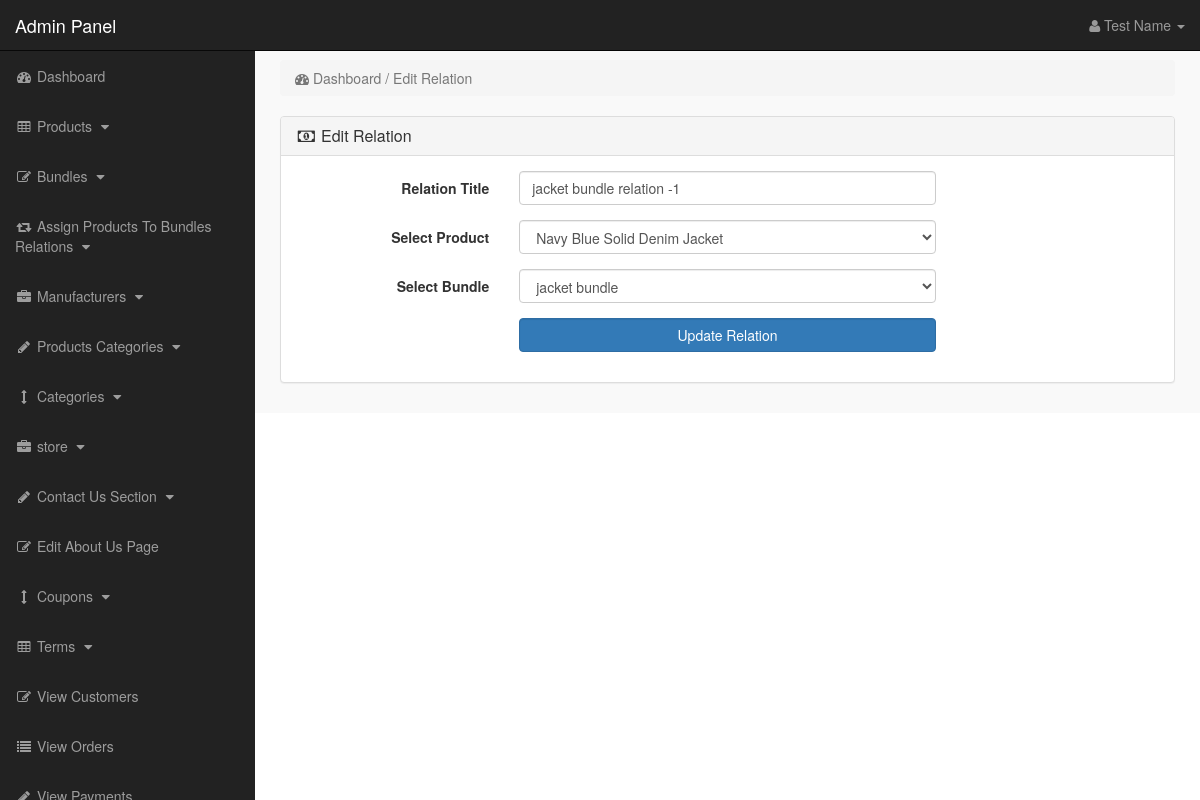
The app's page /admin_area/index.php?edit_rel=8 (signed in) with its own data.
### tables this page shows
CREATE TABLE `bundle_product_relation` (
  `rel_id` int(10) NOT NULL,
  `rel_title` varchar(255) NOT NULL,
  `product_id` int(10) NOT NULL,
  `bundle_id` int(10) NOT NULL
);

CREATE TABLE `products` (
  `product_id` int(10) NOT NULL,
  `p_cat_id` int(10) NOT NULL,
  `cat_id` int(10) NOT NULL,
  `manufacturer_id` int(10) NOT NULL,
  `date` timestamp NOT NULL DEFAULT CURRENT_TIMESTAMP ON UPDATE CURRENT_TIMESTAMP,
  `product_title` text NOT NULL,
  `product_url` text NOT NULL,
  `product_img1` text NOT NULL,
  `product_img2` text NOT NULL,
  `product_img3` text NOT NULL,
  `product_price` int(10) NOT NULL,
  `product_psp_price` int(100) NOT NULL,
  `product_desc` text NOT NULL,
  `product_features` text NOT NULL,
  `product_video` text NOT NULL,
  `product_keywords` text NOT NULL,
  `product_label` text NOT NULL,
  `status` varchar(255) NOT NULL
);

### admin_area/edit_rel.php (the view, shortened to what this page needs)
<?php
if(!isset($_SESSION['admin_email'])){
echo "<script>window.open('login.php','_self')</script>";
}
else {
?>
<?php
if(isset($_GET['edit_rel'])){
$edit_id = $_GET['edit_rel'];
$edit_rel = "select * from bundle_product_relation where rel_id='$edit_id'";
$run_edit = mysqli_query($con,$edit_rel);
$row_edit = mysqli_fetch_array($run_edit);
$r_title = $row_edit['rel_title'];
$r_p = $row_edit['product_id'];
$r_b = $row_edit['bundle_id'];
$get_p = "select * from products where product_id='$r_p'";
$run_p = mysqli_query($con,$get_p);
$row_p = mysqli_fetch_array($run_p);
$p_id = $row_p['product_id'];
$p_title = $row_p['product_title'];
$get_b = "select * from products where product_id='$r_b'";
$run_b = mysqli_query($con,$get_b);
$row_b = mysqli_fetch_array($run_b);
$b_id = $row_b['product_id'];
$b_title = $row_b['product_title'];
}
?>
<div class="row">
<div class="col-lg-12">
<ol class="breadcrumb">
<li class="active">
<i class="fa fa-dashboard"></i> Dashboard / Edit Relation
</li>
</ol>
</div>
</div>
<div class="row">
<div class="col-lg-12">
<div class="panel panel-default">
<div class="panel-heading">
<h3 class="panel-title">
<i  class="fa fa-money fa-fw"></i> Edit Relation
</h3>
</div>
<div class="panel-body">
<form class="form-horizontal" action="" method="post">
<div class="form-group">
<label class="col-md-3 control-label"> Relation Title  </label>
<div class="col-md-6">
<input type="text" name="rel_title" class="form-control" value="<?php echo $r_title; ?>">
</div>
</div>
<div class="form-group">
<label class="col-md-3 control-label"> Select Product  </label>
<div class="col-md-6">
<select name="product_id" class="form-control">
<option value="<?php echo $p_id; ?>"> <?php echo $p_title; ?>  </option>
</select>
</div>
</div>
<div class="form-group">
<label class="col-md-3 control-label"> Select Bundle  </label>
<div class="col-md-6">
<select name="bundle_id" class="form-control">
<option value="<?php echo $b_id; ?>">  <?php echo $b_title; ?> </option>
</select>
</div>
</div>
<div class="form-group">
<label class="col-md-3 control-label"> </label>
<div class="col-md-6">
<input type="submit" name="update" class="btn btn-primary form-control" value="Update Relation">
</div>
</div>
</form>
</div>
</div>
</div>
</div>
<?php } ?>

### admin_area/includes/sidebar.php (shortened to what this page needs)
<?php
if(!isset($_SESSION['admin_email'])){
echo "<script>window.open('login.php','_self')</script>";
}
else {
?>
<nav class="navbar navbar-inverse navbar-fixed-top" >
<div class="navbar-header" >
<a class="navbar-brand" href="index.php?dashboard" >Admin Panel</a>
</div>
<ul class="nav navbar-right top-nav" >
<li class="dropdown" >
<a href="#" class="dropdown-toggle" data-toggle="dropdown" >
<i class="fa fa-user" ></i>
<?php echo $admin_name; ?> <b class="caret" ></b>
</a>
</li>
</ul>
<div class="collapse navbar-collapse navbar-ex1-collapse">
<ul class="nav navbar-nav side-nav">
<li>
<a href="index.php?dashboard">
<i class="fa fa-fw fa-dashboard"></i> Dashboard
</a>
</li>
<li>
<a href="#" data-toggle="collapse" data-target="#products">
<i class="fa fa-fw fa-table"></i> Products
<i class="fa fa-fw fa-caret-down"></i>
</a>
</li>
<li>
<a href="#" data-toggle="collapse" data-target="#bundles">
<i class="fa fa-fw fa-edit"></i> Bundles
<i class="fa fa-fw fa-caret-down"></i>
</a>
</li>
<li>
<a href="#" data-toggle="collapse" data-target="#relations">
<i class="fa fa-fw fa-retweet"></i> Assign Products To Bundles Relations
<i class="fa fa-fw fa-caret-down"></i>
</a>
</li>
<li>
<a href="#" data-toggle="collapse" data-target="#manufacturers">
<i class="fa fa-fw fa-briefcase"></i> Manufacturers
<i class="fa fa-fw fa-caret-down"></i>
</a>
</li>
<li>
<a href="#" data-toggle="collapse" data-target="#p_cat">
<i class="fa fa-fw fa-pencil"></i> Products Categories
<i class="fa fa-fw fa-caret-down"></i>
</a>
</li>
<li>
<a href="#" data-toggle="collapse" data-target="#cat">
<i class="fa fa-fw fa-arrows-v"></i> Categories
<i class="fa fa-fw fa-caret-down"></i>
</a>
</li>
<li>
<a href="#" data-toggle="collapse" data-target="#store">
<i class="fa fa-fw fa-briefcase"></i> store
<i class="fa fa-fw fa-caret-down"></i>
</a>
</li>
<li>
<a href="#" data-toggle="collapse" data-target="#contact_us">
<i class="fa fa-fw fa-pencil"> </i> Contact Us Section
<i class="fa fa-fw fa-caret-down"></i>
</a>
</li>
<li>
<a href="index.php?edit_about_us">
<i class="fa fa-fw fa-edit"></i> Edit About Us Page
</a>
</li>
<li>
<a href="#" data-toggle="collapse" data-target="#coupons">
<i class="fa fa-fw fa-arrows-v"></i> Coupons
<i class="fa fa-fw fa-caret-down"></i>
</a>
</li>
<li>
<a href="#" data-toggle="collapse" data-target="#terms" >
<i class="fa fa-fw fa-table"></i> Terms
<i class="fa fa-fw fa-caret-down"></i>
</a>
</li>
<li>
<a href="index.php?view_customers">
<i class="fa fa-fw fa-edit"></i> View Customers
</a>
</li>
<li>
<a href="index.php?view_orders">
<i class="fa fa-fw fa-list"></i> View Orders
</a>
</li>
<li>
<a href="index.php?view_payments">
<i class="fa fa-fw fa-pencil"></i> View Payments
</a>
</li>
</ul>
</div>
</nav>
<?php } ?>

### admin_area/css/style.css (style rules this page uses)
body { margin-top:100px; }
@media (min-width: 768px) { body { margin-top:50px; } }
.top-nav { padding:0 15px; }
.top-nav>li { display:inline-block; float:left; }
.top-nav>li>a { padding-top:15px; padding-bottom:15px; line-height:20px; color:#999; }
@media (min-width: 768px) { .side-nav { position:fixed; top:51px; width:255px; border-radius:0; overflow-y:auto; background-color: #222; bottom:0; overflow-x:hidden; padding-bottom:40px; } }
@media (min-width: 768px) { .side-nav>li>a { width:255px; } }
.panel-body { border-radius:5px; }

### records on screen
bundle_product_relation: rel_title "jacket bundle relation -1"
products: product_id "Navy Blue Solid Denim Jacket"
products: bundle_id "jacket bundle"

### other values on screen
$admin_name "Test Name"
